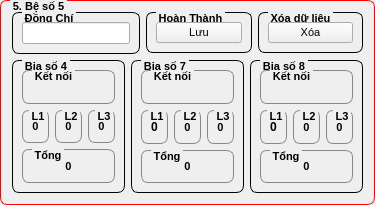
           <widget class="QGroupBox" name="groupBox_188">
            <property name="sizePolicy">
             <sizepolicy hsizetype="Preferred" vsizetype="Preferred">
              <horstretch>0</horstretch>
              <verstretch>0</verstretch>
             </sizepolicy>
            </property>
            <property name="styleSheet">
             <string notr="true">QGroupBox {
    border: 1px solid gray;
    border-radius: 7px;
    margin-top: 0.5em;
	font-size: 8pt ;
    font-weight: bold;
	border-color: rgb(255, 0, 0);
}

QGroupBox::title {
    subcontrol-origin: margin;
    left: 10px;
    padding: 0 0.5px 0 0.5px;
}</string>
            </property>
            <property name="title">
             <string>5. Bệ số 5</string>
            </property>
            <layout class="QVBoxLayout" name="verticalLayout_21">
             <item>
              <layout class="QHBoxLayout" name="horizontalLayout_54">
               <item>
                <widget class="QGroupBox" name="groupBox_189">
                 <property name="sizePolicy">
                  <sizepolicy hsizetype="Preferred" vsizetype="Preferred">
                   <horstretch>0</horstretch>
                   <verstretch>0</verstretch>
                  </sizepolicy>
                 </property>
                 <property name="styleSheet">
                  <string notr="true">QGroupBox {
    border: 1px solid gray;
    border-radius: 7px;
    margin-top: 0.7em;
	font-size: 8pt ;
    font-weight: bold;
	border-color: rgb(0, 0, 0);
}

QGroupBox::title {
    subcontrol-origin: margin;
    left: 10px;
    padding: 0 1px 0 1px;
}</string>
                 </property>
                 <property name="title">
                  <string>Đồng Chí</string>
                 </property>
                 <layout class="QHBoxLayout" name="horizontalLayout_31">
                  <item>
                   <widget class="QLineEdit" name="m_Zone_5_Name">
                    <property name="sizePolicy">
                     <sizepolicy hsizetype="Preferred" vsizetype="Fixed">
                      <horstretch>0</horstretch>
                      <verstretch>0</verstretch>
                     </sizepolicy>
                    </property>
                    <property name="font">
                     <font>
                      <pointsize>8</pointsize>
                     </font>
                    </property>
                   </widget>
                  </item>
                 </layout>
                </widget>
               </item>
               <item>
                <widget class="QGroupBox" name="groupBox_430">
                 <property name="sizePolicy">
                  <sizepolicy hsizetype="Preferred" vsizetype="Fixed">
                   <horstretch>0</horstretch>
                   <verstretch>0</verstretch>
                  </sizepolicy>
                 </property>
                 <property name="styleSheet">
                  <string notr="true">QGroupBox {
    border: 1px solid gray;
    border-radius: 7px;
    margin-top: 0.7em;
	font-size: 8pt ;
    font-weight: bold;
	border-color: rgb(0, 0, 0);
}

QGroupBox::title {
    subcontrol-origin: margin;
    left: 10px;
    padding: 0 1px 0 1px;
}</string>
                 </property>
                 <property name="title">
                  <string>Hoàn Thành</string>
                 </property>
                 <layout class="QHBoxLayout" name="horizontalLayout_55">
                  <item>
                   <widget class="QPushButton" name="m_Zone_5_Add">
                    <property name="font">
                     <font>
                      <pointsize>8</pointsize>
                     </font>
                    </property>
                    <property name="text">
                     <string>Lưu</string>
                    </property>
                    <property name="icon">
                     <iconset resource="icons.qrc">
                      <normaloff>:/icons/24/Add.png</normaloff>:/icons/24/Add.png</iconset>
                    </property>
                    <property name="iconSize">
                     <size>
                      <width>16</width>
                      <height>16</height>
                     </size>
                    </property>
                   </widget>
                  </item>
                 </layout>
                </widget>
               </item>
               <item>
                <widget class="QGroupBox" name="groupBox_431">
                 <property name="sizePolicy">
                  <sizepolicy hsizetype="Preferred" vsizetype="Fixed">
                   <horstretch>0</horstretch>
                   <verstretch>0</verstretch>
                  </sizepolicy>
                 </property>
                 <property name="styleSheet">
                  <string notr="true">QGroupBox {
    border: 1px solid gray;
    border-radius: 7px;
    margin-top: 0.7em;
	font-size: 8pt ;
    font-weight: bold;
	border-color: rgb(0, 0, 0);
}

QGroupBox::title {
    subcontrol-origin: margin;
    left: 10px;
    padding: 0 1px 0 1px;
}</string>
                 </property>
                 <property name="title">
                  <string>Xóa dữ liệu</string>
                 </property>
                 <layout class="QGridLayout" name="gridLayout_481">
                  <item row="0" column="0">
                   <widget class="QPushButton" name="m_Zone_5_Clear">
                    <property name="font">
                     <font>
                      <pointsize>8</pointsize>
                     </font>
                    </property>
                    <property name="text">
                     <string>Xóa</string>
                    </property>
                    <property name="icon">
                     <iconset resource="icons.qrc">
                      <normaloff>:/icons/24/Delete.png</normaloff>:/icons/24/Delete.png</iconset>
                    </property>
                    <property name="iconSize">
                     <size>
                      <width>16</width>
                      <height>16</height>
                     </size>
                    </property>
                   </widget>
                  </item>
                 </layout>
                </widget>
               </item>
              </layout>
             </item>
             <item>
              <layout class="QGridLayout" name="gridLayout_482">
               <item row="0" column="1">
                <widget class="QGroupBox" name="groupBox_432">
                 <property name="styleSheet">
                  <string notr="true">QGroupBox {
    border: 1px solid gray;
    border-radius: 7px;
    margin-top: 0.7em;
	font-size: 8pt ;
    font-weight: bold;
	border-color: rgb(0, 0, 0);
}

QGroupBox::title {
    subcontrol-origin: margin;
    left: 10px;
    padding: 0 0.5px 0 0.5px;
}</string>
                 </property>
                 <property name="title">
                  <string>Bia số 7</string>
                 </property>
                 <layout class="QGridLayout" name="gridLayout_483">
                  <item row="5" column="0">
                   <widget class="QGroupBox" name="groupBox_433">
                    <property name="styleSheet">
                     <string notr="true">QGroupBox {
    font-size: 8pt ;
	border-color: rgb(135, 135, 135);
}
</string>
                    </property>
                    <property name="title">
                     <string>Tổng</string>
                    </property>
                    <layout class="QGridLayout" name="gridLayout_484">
                     <item row="0" column="0">
                      <widget class="QLabel" name="m_Zone_5_T2_Value_Total">
                       <property name="font">
                        <font>
                         <pointsize>8</pointsize>
                         <weight>75</weight>
                         <bold>true</bold>
                        </font>
                       </property>
                       <property name="text">
                        <string>0</string>
                       </property>
                       <property name="alignment">
                        <set>Qt::AlignCenter</set>
                       </property>
                      </widget>
                     </item>
                    </layout>
                   </widget>
                  </item>
                  <item row="1" column="0">
                   <layout class="QGridLayout" name="gridLayout_485">
                    <item row="0" column="0">
                     <widget class="QGroupBox" name="groupBox_434">
                      <property name="font">
                       <font>
                        <pointsize>8</pointsize>
                        <weight>75</weight>
                        <bold>true</bold>
                       </font>
                      </property>
                      <property name="styleSheet">
                       <string notr="true">QGroupBox {
    font-size: 8pt ;
	border-color: rgb(135, 135, 135);
}

QGroupBox::title {
    subcontrol-origin: margin;
    left: 7px;
    padding: 0 1px 0 1px;
}</string>
                      </property>
                      <property name="title">
                       <string>L1</string>
                      </property>
                      <layout class="QGridLayout" name="gridLayout_486">
                       <item row="0" column="0">
                        <widget class="QLabel" name="m_Zone_5_T2_Value_1">
                         <property name="font">
                          <font>
                           <weight>75</weight>
                           <bold>true</bold>
                          </font>
                         </property>
                         <property name="text">
                          <string>0</string>
                         </property>
                         <property name="alignment">
                          <set>Qt::AlignCenter</set>
                         </property>
                        </widget>
                       </item>
                      </layout>
                     </widget>
                    </item>
                    <item row="0" column="1">
                     <widget class="QGroupBox" name="groupBox_435">
                      <property name="font">
                       <font>
                        <pointsize>8</pointsize>
                        <weight>75</weight>
                        <bold>true</bold>
                       </font>
                      </property>
                      <property name="styleSheet">
                       <string notr="true">QGroupBox {
    font-size: 8pt ;
	border-color: rgb(135, 135, 135);
}

QGroupBox::title {
    subcontrol-origin: margin;
    left: 7px;
    padding: 0 1px 0 1px;
}</string>
                      </property>
                      <property name="title">
                       <string>L2</string>
                      </property>
                      <layout class="QGridLayout" name="gridLayout_487">
                       <item row="0" column="0">
                        <widget class="QLabel" name="m_Zone_5_T2_Value_2">
                         <property name="font">
                          <font>
                           <pointsize>8</pointsize>
                           <weight>75</weight>
                           <bold>true</bold>
                          </font>
                         </property>
                         <property name="text">
                          <string>0</string>
                         </property>
                         <property name="alignment">
                          <set>Qt::AlignCenter</set>
                         </property>
                        </widget>
                       </item>
                      </layout>
                     </widget>
                    </item>
                    <item row="0" column="2">
                     <widget class="QGroupBox" name="groupBox_436">
                      <property name="styleSheet">
                       <string notr="true">QGroupBox {
    font-size: 8pt ;
	border-color: rgb(135, 135, 135);
}

QGroupBox::title {
    subcontrol-origin: margin;
    left: 7px;
    padding: 0 1px 0 1px;
}</string>
                      </property>
                      <property name="title">
                       <string>L3</string>
                      </property>
                      <layout class="QGridLayout" name="gridLayout_488">
                       <item row="0" column="0">
                        <widget class="QLabel" name="m_Zone_5_T2_Value_3">
                         <property name="font">
                          <font>
                           <pointsize>8</pointsize>
                           <weight>75</weight>
                           <bold>true</bold>
                          </font>
                         </property>
                         <property name="text">
                          <string>0</string>
                         </property>
                         <property name="alignment">
                          <set>Qt::AlignCenter</set>
                         </property>
                        </widget>
                       </item>
                      </layout>
                     </widget>
                    </item>
                   </layout>
                  </item>
                  <item row="0" column="0">
                   <widget class="QGroupBox" name="groupBox_437">
                    <property name="styleSheet">
                     <string notr="true">QGroupBox {
	border-color: rgb(135, 135, 135);
}
</string>
                    </property>
                    <property name="title">
                     <string>Kết nối</string>
                    </property>
                    <layout class="QGridLayout" name="gridLayout_489">
                     <item row="0" column="0">
                      <widget class="QLabel" name="m_Zone_5_T2_Status">
                       <property name="text">
                        <string/>
                       </property>
                       <property name="pixmap">
                        <pixmap resource="icons.qrc">:/icons/24/yellow.png</pixmap>
                       </property>
                       <property name="alignment">
                        <set>Qt::AlignCenter</set>
                       </property>
                      </widget>
                     </item>
                    </layout>
                   </widget>
                  </item>
                 </layout>
                </widget>
               </item>
               <item row="0" column="0">
                <widget class="QGroupBox" name="groupBox_438">
                 <property name="styleSheet">
                  <string notr="true">QGroupBox {
    border: 1px solid gray;
    border-radius: 7px;
    margin-top: 0.7em;
	font-size: 8pt ;
    font-weight: bold;
	border-color: rgb(0, 0, 0);
}

QGroupBox::title {
    subcontrol-origin: margin;
    left: 10px;
    padding: 0 1px 0 1px;
}</string>
                 </property>
                 <property name="title">
                  <string>Bia số 4</string>
                 </property>
                 <layout class="QGridLayout" name="gridLayout_490">
                  <item row="6" column="0">
                   <widget class="QGroupBox" name="groupBox_439">
                    <property name="font">
                     <font>
                      <pointsize>8</pointsize>
                      <weight>75</weight>
                      <bold>true</bold>
                     </font>
                    </property>
                    <property name="styleSheet">
                     <string notr="true">QGroupBox {
    font-size: 8pt ;
	border-color: rgb(135, 135, 135);
}
</string>
                    </property>
                    <property name="title">
                     <string>Tổng</string>
                    </property>
                    <layout class="QGridLayout" name="gridLayout_491">
                     <item row="0" column="0">
                      <widget class="QLabel" name="m_Zone_5_T1_Value_Total">
                       <property name="font">
                        <font>
                         <pointsize>8</pointsize>
                         <weight>75</weight>
                         <bold>true</bold>
                        </font>
                       </property>
                       <property name="text">
                        <string>0</string>
                       </property>
                       <property name="alignment">
                        <set>Qt::AlignCenter</set>
                       </property>
                      </widget>
                     </item>
                    </layout>
                   </widget>
                  </item>
                  <item row="0" column="0">
                   <layout class="QGridLayout" name="gridLayout_492">
                    <item row="0" column="0">
                     <widget class="QGroupBox" name="groupBox_440">
                      <property name="styleSheet">
                       <string notr="true">QGroupBox {
	border-color: rgb(135, 135, 135);
}
</string>
                      </property>
                      <property name="title">
                       <string>Kết nối</string>
                      </property>
                      <layout class="QGridLayout" name="gridLayout_493">
                       <item row="0" column="0">
                        <widget class="QLabel" name="m_Zone_5_T1_Status">
                         <property name="text">
                          <string/>
                         </property>
                         <property name="pixmap">
                          <pixmap resource="icons.qrc">:/icons/24/yellow.png</pixmap>
                         </property>
                         <property name="alignment">
                          <set>Qt::AlignCenter</set>
                         </property>
                        </widget>
                       </item>
                      </layout>
                     </widget>
                    </item>
                   </layout>
                  </item>
                  <item row="3" column="0">
                   <layout class="QGridLayout" name="gridLayout_494">
                    <item row="0" column="2">
                     <widget class="QGroupBox" name="groupBox_441">
                      <property name="font">
                       <font>
                        <pointsize>8</pointsize>
                        <weight>75</weight>
                        <bold>true</bold>
                       </font>
                      </property>
                      <property name="styleSheet">
                       <string notr="true">QGroupBox {
    font-size: 8pt ;
	border-color: rgb(135, 135, 135);
}

QGroupBox::title {
    subcontrol-origin: margin;
    left: 7px;
    padding: 0 1px 0 1px;
}</string>
                      </property>
                      <property name="title">
                       <string>L3</string>
                      </property>
                      <layout class="QGridLayout" name="gridLayout_495">
                       <item row="0" column="0">
                        <widget class="QLabel" name="m_Zone_5_T1_Value_3">
                         <property name="font">
                          <font>
                           <pointsize>8</pointsize>
                           <weight>75</weight>
                           <bold>true</bold>
                          </font>
                         </property>
                         <property name="text">
                          <string>0</string>
                         </property>
                         <property name="alignment">
                          <set>Qt::AlignCenter</set>
                         </property>
                        </widget>
                       </item>
                      </layout>
                     </widget>
                    </item>
                    <item row="0" column="0">
                     <widget class="QGroupBox" name="groupBox_442">
                      <property name="font">
                       <font>
                        <pointsize>8</pointsize>
                        <weight>75</weight>
                        <bold>true</bold>
                       </font>
                      </property>
                      <property name="styleSheet">
                       <string notr="true">QGroupBox {
    font-size: 8pt ;
	border-color: rgb(135, 135, 135);
}

QGroupBox::title {
    subcontrol-origin: margin;
    left: 7px;
    padding: 0 1px 0 1px;
}</string>
                      </property>
                      <property name="title">
                       <string>L1</string>
                      </property>
                      <layout class="QGridLayout" name="gridLayout_496">
                       <item row="0" column="0">
                        <widget class="QLabel" name="m_Zone_5_T1_Value_1">
                         <property name="font">
                          <font>
                           <pointsize>8</pointsize>
                           <weight>75</weight>
                           <bold>true</bold>
                          </font>
                         </property>
                         <property name="text">
                          <string>0</string>
                         </property>
                         <property name="alignment">
                          <set>Qt::AlignCenter</set>
                         </property>
                        </widget>
                       </item>
                      </layout>
                     </widget>
                    </item>
                    <item row="0" column="1">
                     <widget class="QGroupBox" name="groupBox_443">
                      <property name="font">
                       <font>
                        <pointsize>8</pointsize>
                        <weight>75</weight>
                        <bold>true</bold>
                       </font>
                      </property>
                      <property name="styleSheet">
                       <string notr="true">QGroupBox {
    font-size: 8pt ;
	border-color: rgb(135, 135, 135);
}

QGroupBox::title {
    subcontrol-origin: margin;
    left: 7px;
    padding: 0 1px 0 1px;
}</string>
                      </property>
                      <property name="title">
                       <string>L2</string>
                      </property>
                      <layout class="QGridLayout" name="gridLayout_497">
                       <item row="0" column="0">
                        <widget class="QLabel" name="m_Zone_5_T1_Value_2">
                         <property name="font">
                          <font>
                           <pointsize>8</pointsize>
                           <weight>75</weight>
                           <bold>true</bold>
                          </font>
                         </property>
                         <property name="text">
                          <string>0</string>
                         </property>
                         <property name="alignment">
                          <set>Qt::AlignCenter</set>
                         </property>
                        </widget>
                       </item>
                      </layout>
                     </widget>
                    </item>
                   </layout>
                  </item>
                 </layout>
                </widget>
               </item>
               <item row="0" column="2">
                <widget class="QGroupBox" name="groupBox_444">
                 <property name="styleSheet">
                  <string notr="true">QGroupBox {
    border: 1px solid gray;
    border-radius: 7px;
    margin-top: 0.7em;
	font-size: 8pt ;
    font-weight: bold;
	border-color: rgb(0, 0, 0);
}

QGroupBox::title {
    subcontrol-origin: margin;
    left: 10px;
    padding: 0 0.5px 0 0.5px;
}</string>
                 </property>
                 <property name="title">
                  <string>Bia số 8</string>
                 </property>
                 <layout class="QGridLayout" name="gridLayout_498">
                  <item row="0" column="1">
                   <widget class="QGroupBox" name="groupBox_445">
                    <property name="styleSheet">
                     <string notr="true">QGroupBox {
	border-color: rgb(135, 135, 135);
}
</string>
                    </property>
                    <property name="title">
                     <string>Kết nối</string>
                    </property>
                    <layout class="QGridLayout" name="gridLayout_499">
                     <item row="0" column="0">
                      <widget class="QLabel" name="m_Zone_5_T3_Status">
                       <property name="text">
                        <string/>
                       </property>
                       <property name="pixmap">
                        <pixmap resource="icons.qrc">:/icons/24/yellow.png</pixmap>
                       </property>
                       <property name="alignment">
                        <set>Qt::AlignCenter</set>
                       </property>
                      </widget>
                     </item>
                    </layout>
                   </widget>
                  </item>
                  <item row="5" column="1">
                   <widget class="QGroupBox" name="groupBox_446">
                    <property name="styleSheet">
                     <string notr="true">QGroupBox {
    font-size: 8pt ;
	border-color: rgb(135, 135, 135);
}
</string>
                    </property>
                    <property name="title">
                     <string>Tổng</string>
                    </property>
                    <layout class="QGridLayout" name="gridLayout_500">
                     <item row="0" column="0">
                      <widget class="QLabel" name="m_Zone_5_T3_Value_Total">
                       <property name="font">
                        <font>
                         <pointsize>8</pointsize>
                         <weight>75</weight>
                         <bold>true</bold>
                        </font>
                       </property>
                       <property name="text">
                        <string>0</string>
                       </property>
                       <property name="alignment">
                        <set>Qt::AlignCenter</set>
                       </property>
                      </widget>
                     </item>
                    </layout>
                   </widget>
                  </item>
                  <item row="1" column="1">
                   <layout class="QGridLayout" name="gridLayout_501">
                    <item row="0" column="0">
                     <widget class="QGroupBox" name="groupBox_447">
                      <property name="font">
                       <font>
                        <pointsize>8</pointsize>
                        <weight>75</weight>
                        <bold>true</bold>
                       </font>
                      </property>
                      <property name="styleSheet">
                       <string notr="true">QGroupBox {
    font-size: 8pt ;
	border-color: rgb(135, 135, 135);
}

QGroupBox::title {
    subcontrol-origin: margin;
    left: 7px;
    padding: 0 1px 0 1px;
}</string>
                      </property>
                      <property name="title">
                       <string>L1</string>
                      </property>
                      <layout class="QGridLayout" name="gridLayout_502">
                       <item row="0" column="0">
                        <widget class="QLabel" name="m_Zone_5_T3_Value_1">
                         <property name="font">
                          <font>
                           <weight>75</weight>
                           <bold>true</bold>
                          </font>
                         </property>
                         <property name="text">
                          <string>0</string>
                         </property>
                         <property name="alignment">
                          <set>Qt::AlignCenter</set>
                         </property>
                        </widget>
                       </item>
                      </layout>
                     </widget>
                    </item>
                    <item row="0" column="1">
                     <widget class="QGroupBox" name="groupBox_448">
                      <property name="font">
                       <font>
                        <pointsize>8</pointsize>
                        <weight>75</weight>
                        <bold>true</bold>
                       </font>
                      </property>
                      <property name="styleSheet">
                       <string notr="true">QGroupBox {
    font-size: 8pt ;
	border-color: rgb(135, 135, 135);
}

QGroupBox::title {
    subcontrol-origin: margin;
    left: 7px;
    padding: 0 1px 0 1px;
}</string>
                      </property>
                      <property name="title">
                       <string>L2</string>
                      </property>
                      <layout class="QGridLayout" name="gridLayout_503">
                       <item row="0" column="0">
                        <widget class="QLabel" name="m_Zone_5_T3_Value_2">
                         <property name="font">
                          <font>
                           <pointsize>8</pointsize>
                           <weight>75</weight>
                           <bold>true</bold>
                          </font>
                         </property>
                         <property name="text">
                          <string>0</string>
                         </property>
                         <property name="alignment">
                          <set>Qt::AlignCenter</set>
                         </property>
                        </widget>
                       </item>
                      </layout>
                     </widget>
                    </item>
                    <item row="0" column="2">
                     <widget class="QGroupBox" name="groupBox_449">
                      <property name="styleSheet">
                       <string notr="true">QGroupBox {
    font-size: 8pt ;
	border-color: rgb(135, 135, 135);
}

QGroupBox::title {
    subcontrol-origin: margin;
    left: 7px;
    padding: 0 1px 0 1px;
}</string>
                      </property>
                      <property name="title">
                       <string>L3</string>
                      </property>
                      <layout class="QGridLayout" name="gridLayout_504">
                       <item row="0" column="0">
                        <widget class="QLabel" name="m_Zone_5_T3_Value_3">
                         <property name="font">
                          <font>
                           <pointsize>8</pointsize>
                           <weight>75</weight>
                           <bold>true</bold>
                          </font>
                         </property>
                         <property name="text">
                          <string>0</string>
                         </property>
                         <property name="alignment">
                          <set>Qt::AlignCenter</set>
                         </property>
                        </widget>
                       </item>
                      </layout>
                     </widget>
                    </item>
                   </layout>
                  </item>
                 </layout>
                </widget>
               </item>
              </layout>
             </item>
            </layout>
           </widget>
